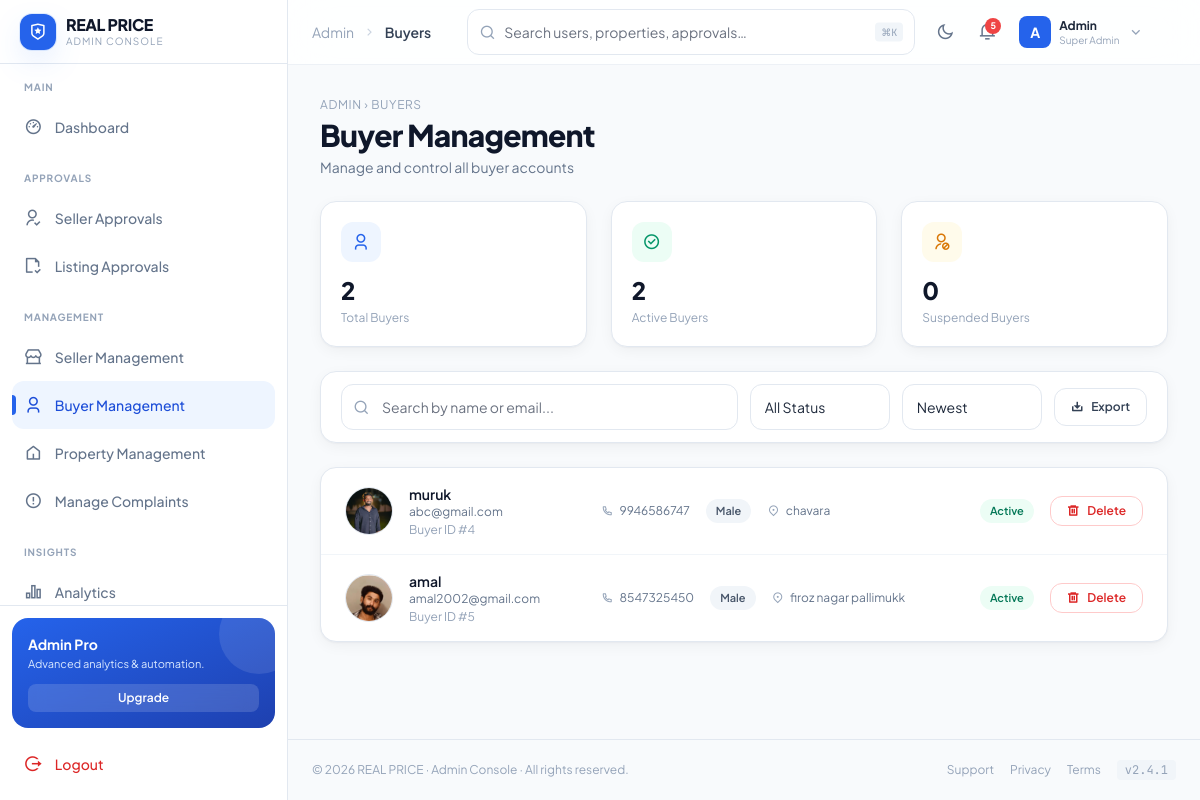
The page /buyer_list/ on the database its author committed.
### buyer/models.py (models this page shows, shortened)
class Buyer(models.Model):
    name = models.CharField(max_length=100)
    email = models.EmailField(unique=True)
    phone = models.CharField(max_length=15)
    address = models.TextField()
    gender = models.CharField(max_length=1, choices=GENDER_CHOICES)
    profile_pic = models.ImageField(upload_to='profile_pics/', null=True, blank=True)
    password = models.CharField(max_length=128)
    is_active = models.BooleanField(default=True)
    is_staff = models.BooleanField(default=False)
    objects = BuyerManager()

### app/views.py (the view)
# urls.py: path('buyer_list/', views.buyer_list, name='buyer_list'),
def buyer_list(request):
    buyers = Buyer.objects.all()
    total_buyers = buyers.count()
    active_buyers = buyers.filter(is_active=True).count()
    suspended_buyers = buyers.filter(is_active=False).count()
    return render(request, 'buyer_list.html', {
        'buyers': buyers,
        'total_buyers': total_buyers,
        'active_buyers': active_buyers,
        'suspended_buyers': suspended_buyers,
    })

### buyer/context_processors.py (called while the page is built)
def buyer_context(request):
    buyer = getattr(request, 'current_buyer', None)
    chat_unread = 0
    return {
        'current_buyer': buyer,
        'chat_unread': chat_unread,
    }

### app/templates/buyer_list.html (shortened to what this page needs)
{% extends 'admin_base.html' %}
{% block breadcrumb %}Buyers{% endblock %}
{% block content %}
<section class="space-y-6">
  <div class="animate-fade-in-up">
    <p class="text-xs uppercase tracking-wider mb-1 text-ink-400">ADMIN › BUYERS</p>
    <h2 class="text-2xl sm:text-3xl font-extrabold text-ink-900 dark:text-white tracking-tight">Buyer Management</h2>
    <p class="text-sm mt-1 text-ink-500 dark:text-ink-400">Manage and control all buyer accounts</p>
  </div>
  <div class="grid grid-cols-1 sm:grid-cols-3 gap-4 sm:gap-6">
    <div class="card card-hover p-5 animate-fade-in-up stagger-1">
      <div class="flex items-center justify-between mb-3">
        <div class="h-10 w-10 rounded-xl bg-brand-50 dark:bg-brand-900/30 grid place-items-center">
          <i class="ri-user-3-line text-lg text-brand-600 dark:text-brand-400"></i>
        </div>
      </div>
      <p class="text-2xl font-extrabold text-ink-900 dark:text-white" id="stat-total">{{ total_buyers }}</p>
      <p class="text-xs text-ink-400 mt-1">Total Buyers</p>
    </div>
    <div class="card card-hover p-5 animate-fade-in-up stagger-2">
      <div class="flex items-center justify-between mb-3">
        <div class="h-10 w-10 rounded-xl bg-success-50 dark:bg-success-900/30 grid place-items-center">
          <i class="ri-checkbox-circle-line text-lg text-success-600 dark:text-success-400"></i>
        </div>
      </div>
      <p class="text-2xl font-extrabold text-ink-900 dark:text-white" id="stat-active">{{ active_buyers }}</p>
      <p class="text-xs text-ink-400 mt-1">Active Buyers</p>
    </div>
    <div class="card card-hover p-5 animate-fade-in-up stagger-3">
      <div class="flex items-center justify-between mb-3">
        <div class="h-10 w-10 rounded-xl bg-warning-50 dark:bg-warning-900/30 grid place-items-center">
          <i class="ri-user-forbid-line text-lg text-warning-600 dark:text-warning-400"></i>
        </div>
      </div>
      <p class="text-2xl font-extrabold text-ink-900 dark:text-white" id="stat-suspended">{{ suspended_buyers }}</p>
      <p class="text-xs text-ink-400 mt-1">Suspended Buyers</p>
    </div>
  </div>
  <div class="card px-5 py-3 animate-fade-in-up">
    <div class="flex flex-col md:flex-row items-stretch md:items-center gap-3">
      <div class="relative flex-1">
        <i class="ri-search-line absolute left-3 top-1/2 -translate-y-1/2 text-ink-400"></i>
        <input type="text" id="searchInput" placeholder="Search by name or email..."
          class="input pl-10 pr-4">
      </div>
      <select id="statusFilter" class="input w-auto min-w-[140px]">
        <option value="all">All Status</option>
      </select>
      <select id="sortFilter" class="input w-auto min-w-[140px]">
        <option value="newest">Newest</option>
      </select>
      <button class="btn-outline text-xs"><i class="ri-download-2-line"></i> Export</button>
    </div>
  </div>
  <div class="card overflow-hidden" id="buyerList">
    <div class="divide-y divide-ink-100 dark:divide-ink-800">
      {% for buyer in buyers %}
      <div class="buyer-row flex flex-col lg:flex-row items-start lg:items-center gap-4 px-6 py-4 hover:bg-ink-50 dark:hover:bg-ink-800/50 transition"
        data-name="{{ buyer.name|lower }}"
        data-email="{{ buyer.email|lower }}"
        data-status="{% if buyer.is_active %}active{% else %}suspended{% endif %}"
        data-id="{{ buyer.id }}">
        <div class="flex items-center gap-4 min-w-[240px]">
          <div class="relative">
            {% if buyer.profile_pic %}
            <img src="{{ buyer.profile_pic.url }}" alt="{{ buyer.name }}"
              class="w-12 h-12 rounded-full object-cover border border-ink-200 dark:border-ink-700">
            {% else %}
            <div class="w-12 h-12 rounded-full flex items-center justify-center border border-ink-200 dark:border-ink-700 bg-ink-50 dark:bg-ink-800">
              <i class="ri-user-line text-xl text-ink-400"></i>
            </div>
            {% endif %}
          </div>
          <div class="min-w-0">
            <h3 class="text-ink-900 dark:text-white font-semibold text-sm truncate">{{ buyer.name }}</h3>
            <p class="text-xs text-ink-500 dark:text-ink-400 truncate">{{ buyer.email }}</p>
            <p class="text-xs mt-0.5 text-ink-400">Buyer ID #{{ buyer.id }}</p>
          </div>
        </div>
        <span class="flex items-center gap-1.5 text-xs text-ink-500 dark:text-ink-400">
          <i class="ri-phone-line text-ink-400"></i>
          {{ buyer.phone|default:"—" }}
        </span>
        <span class="badge-neutral">
          {% if buyer.gender == 'M' %}Male{% elif buyer.gender == 'F' %}Female{% else %}Other{% endif %}
        </span>
        <span class="flex items-center gap-1.5 text-xs text-ink-500 dark:text-ink-400 max-w-[180px] truncate">
          <i class="ri-map-pin-2-line text-ink-400"></i>
          {{ buyer.address|default:"—"|truncatewords:4 }}
        </span>
        {% if buyer.is_active %}
        <span class="badge-success">Active</span>
        {% else %}
        <span class="badge-warning">Suspended</span>
        {% endif %}
        <div class="flex items-center gap-2">
          <form method="POST" action="{% url 'delete_buyer' buyer.id %}" data-confirm="Are you sure you want to delete {{ buyer.name }}? This cannot be undone." class="inline">
            <button type="submit" class="btn-outline text-xs py-1.5 text-danger-600 dark:text-danger-400 border-danger-200 dark:border-danger-800 hover:bg-danger-50 dark:hover:bg-danger-900/30">
              <i class="ri-delete-bin-6-line"></i> Delete
            </button>
          </form>
        </div>
      </div>
      {% empty %}
      <div class="px-6 py-16 text-center text-ink-400">
        <i class="ri-user-line text-5xl mb-3 block"></i>
        <p class="text-sm font-medium">No buyers found</p>
        <p class="text-xs mt-1">No buyer accounts registered yet</p>
      </div>
      {% endfor %}
    </div>
  </div>
</section>
{% endblock %}

### app/templates/admin_base.html (style rules this page uses)
html { color-scheme:light }
body { font-family:'Plus Jakarta Sans',ui-sans-serif,system-ui,sans-serif;-webkit-font-smoothing:antialiased }
.card { background:#fff;border:1px solid #e2e8f0;border-radius:1rem;box-shadow:0 1px 2px 0 rgb(15 23 42/.04),0 4px 16px -2px rgb(15 23 42/.06);transition:all .3s ease }
.input { width:100%;padding:.625rem .875rem;border-radius:.75rem;background:#fff;border:1px solid #e2e8f0;font-size:.875rem;color:#1e293b;transition:all .2s }
.stagger-1 { animation-delay:.06s }
.stagger-2 { animation-delay:.12s }
.stagger-3 { animation-delay:.18s }
.btn-outline { display:inline-flex;align-items:center;justify-content:center;gap:.5rem;padding:.625rem 1rem;border-radius:.75rem;font-size:.875rem;font-weight:600;color:#334155;border:1px solid #e2e8f0;background:transparent;transition:all .2s }
.btn-outline { position:relative;overflow:hidden }
.badge-success { display:inline-flex;align-items:center;gap:.25rem;padding:.25rem .625rem;border-radius:9999px;font-size:11px;font-weight:600;color:#047857;background:#ecfdf5 }
.badge-neutral { display:inline-flex;align-items:center;gap:.25rem;padding:.25rem .625rem;border-radius:9999px;font-size:11px;font-weight:600;color:#475569;background:#f1f5f9 }

### rows shown on the page
Buyer: profile_pic (picture), name "muruk", email "abc@gmail.com", id "4", phone "9946586747", gender "Male", address "chavara", is_active "Active"
Buyer: profile_pic (picture), name "amal", email "amal2002@gmail.com", id "5", phone "8547325450", gender "Male", address "firoz nagar pallimukk", is_active "Active"

### other values the page prints
{{ total_buyers }} "2"
{{ active_buyers }} "2"
{{ suspended_buyers }} "0"
